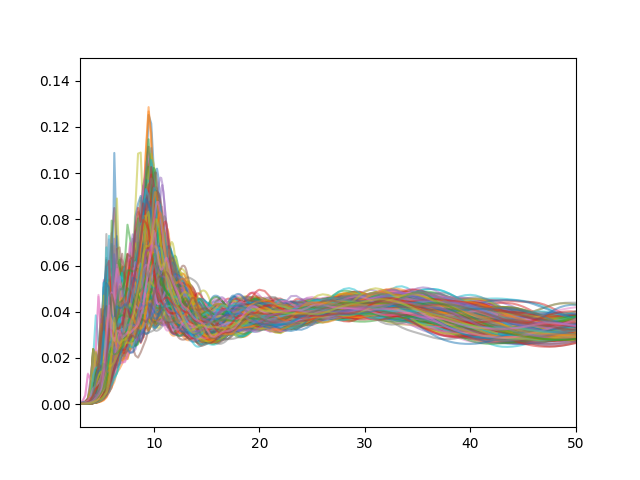

Generate this figure with Python:
import re
from scipy.interpolate import interp1d
import glob
import json
import numpy as np
import matplotlib.pyplot as plt
import pandas as pd
import argparse
import concurrent.futures as confu
from concurrent import futures
from tqdm import tqdm




print("reading data...\n")
output=dict()
Energy=[]
fig,ax=plt.subplots()
filename=glob.glob("../output/*.json")
data=dict()
for i in tqdm(range(len(filename)),total=len(filename)):
    try:
        with open(filename[i]) as f:
            data=json.load(f)
        name=filename[i].split('/')[-1].split('.')[0]
        Energy=np.array(data['e'])
        if data==dict():
            data['Energy']=Energy
        mu=np.array(data['mu'])
        data[name]=mu
        ax.plot(Energy,mu,alpha=0.5)
        ax.set_xlim([3,50])
        ax.set_ylim([-0.01,0.15])

    except:
        continue



pd.DataFrame(data).to_csv('reg_particle.csv')
plt.savefig('average.png')





